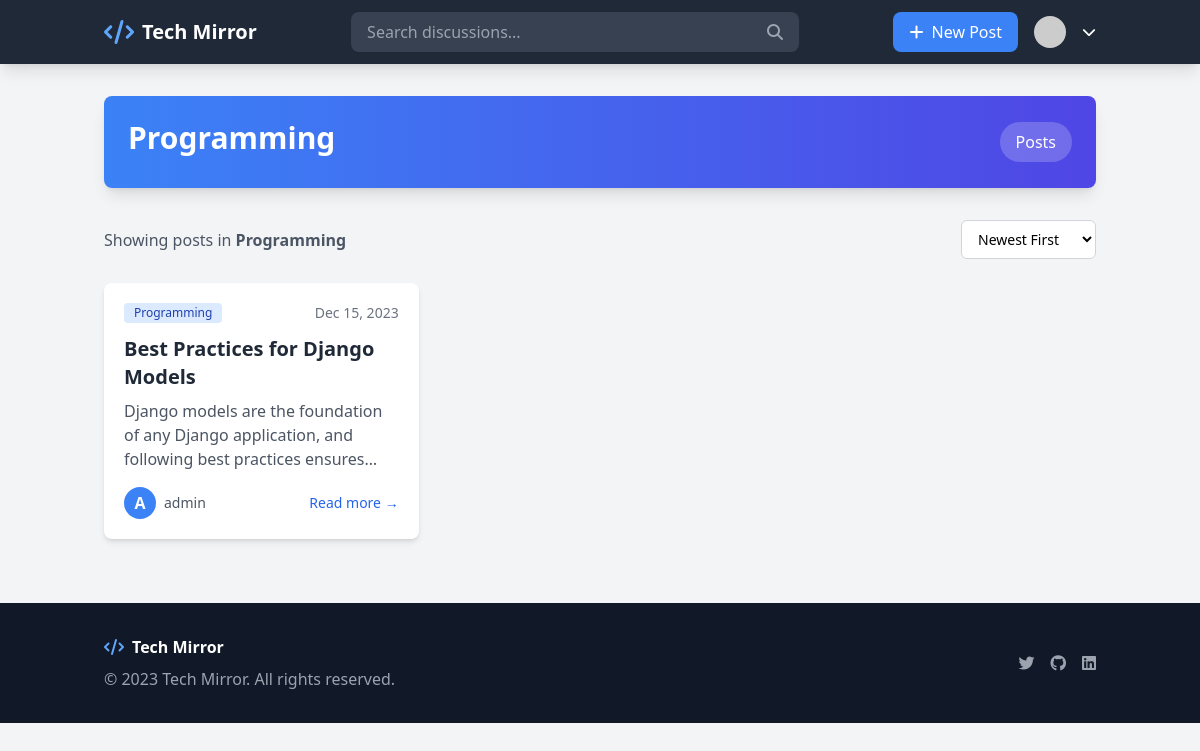
The page /category/1/ on the database as committed earlier.
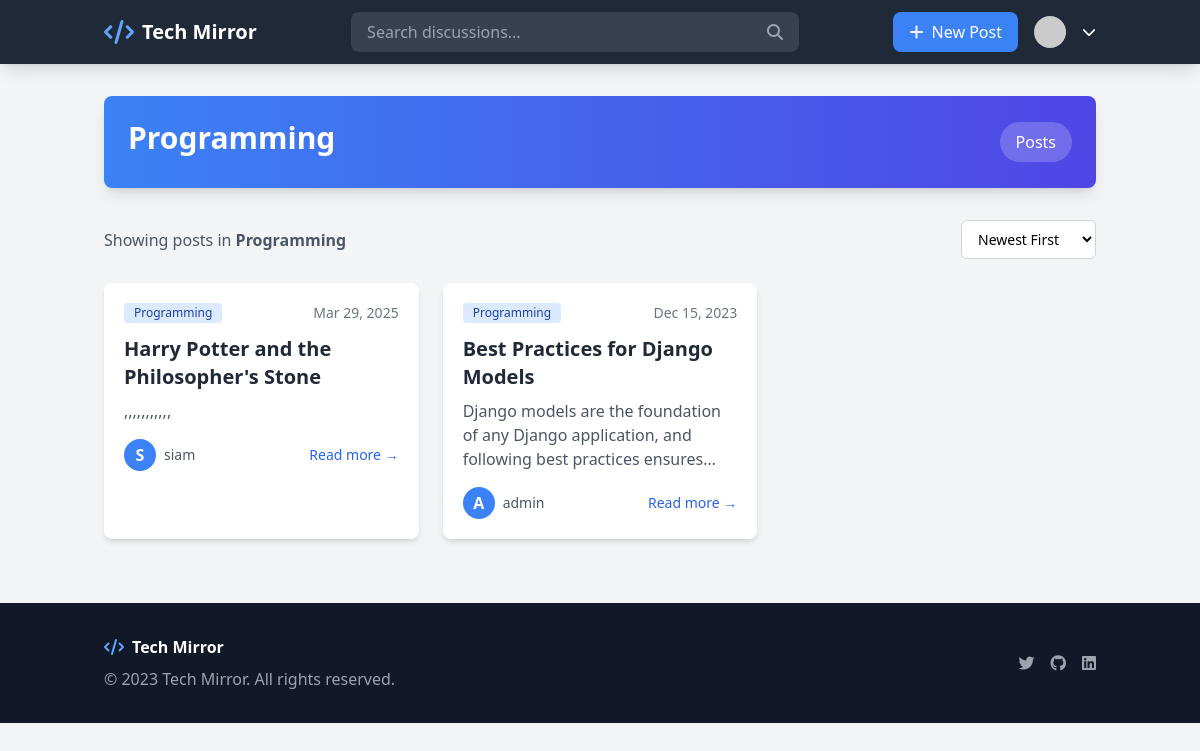
The same page on the database as committed later.
### forumapp/models.py (models this page shows, shortened)
class Category(models.Model):
    name = models.CharField(max_length=100, unique=True)

class Post(models.Model):
    title = models.CharField(max_length=255)
    content = models.TextField()
    author = models.ForeignKey(User, on_delete=models.CASCADE)
    tags = models.CharField(max_length=255, blank=True, default="")
    created_at = models.DateTimeField(auto_now_add=True)
    category = models.ForeignKey(Category, on_delete=models.SET_NULL, null=True)
    views = models.IntegerField(default=0)

### forumapp/views.py (the view)
# urls.py: path('category/<int:category_id>/', views.category_posts, name='category_posts'),
def category_posts(request, category_id):
    category = get_object_or_404(Category, id=category_id)
    post_list = Post.objects.filter(category=category).order_by('-created_at')
    sort = request.GET.get('sort', 'newest')
    if sort == 'oldest':
        post_list = post_list.order_by('created_at')
    elif sort == 'popular':
        post_list = post_list.order_by('-view_count')
    paginator = Paginator(post_list, 9)  # 9 posts per page
    page = request.GET.get('page', 1)
    posts = paginator.get_page(page)
    return render(request, 'category_wise_post.html', {
        'category': category,
        'posts': posts,
    })

### templates/category_wise_post.html (shortened to what this page needs)
<!DOCTYPE html>
<html lang="en">
<head>
    <script src="https://cdn.tailwindcss.com"></script>
    <link rel="stylesheet" href="https://cdnjs.cloudflare.com/ajax/libs/font-awesome/6.4.0/css/all.min.css">
</head>
<body class="bg-gray-100 min-h-screen">
    <nav class="bg-gray-800 text-white shadow-lg">
        <div class="container mx-auto px-4 py-3 flex justify-between items-center">
            <div class="flex items-center space-x-2">
                <a href="dashboard.html" class="flex items-center space-x-2">
                    <i class="fas fa-code text-blue-400 text-2xl"></i>
                    <span class="font-bold text-xl">Tech Mirror</span>
                </a>
            </div>
            <div class="hidden md:block flex-grow max-w-md mx-4">
                <div class="relative">
                    <input type="text" placeholder="Search discussions..."
                        class="w-full bg-gray-700 text-white px-4 py-2 rounded-lg focus:outline-none focus:ring-2 focus:ring-blue-500">
                    <button class="absolute right-0 top-0 h-full px-4 text-gray-400">
                        <i class="fas fa-search"></i>
                    </button>
                </div>
            </div>
            <div class="flex items-center space-x-4">
                <a href="{% url 'create-post' %}" class="bg-blue-500 hover:bg-blue-600 px-4 py-2 rounded-lg">
                    <i class="fas fa-plus mr-1"></i> New Post
                </a>
                <div class="relative" id="userMenuContainer">
                    <button class="flex items-center space-x-2" id="userMenuButton">
                        <img src="https://via.placeholder.com/40" alt="User Avatar" class="w-8 h-8 rounded-full">
                        <i class="fas fa-chevron-down text-sm"></i>
                    </button>
                </div>
            </div>
        </div>
    </nav>
    <div class="container mx-auto px-4 py-8">
        <div class="bg-gradient-to-r from-blue-500 to-indigo-600 rounded-lg shadow-lg p-6 mb-8">
            <div class="flex items-center justify-between">
                <div>
                    <h1 class="text-3xl font-bold text-white">{{ category.name }}</h1>
                </div>
                <div class="bg-white bg-opacity-20 rounded-full px-4 py-2">
                    <span class="text-white font-medium">{{ posts.count }} Posts</span>
                </div>
            </div>
        </div>
        <div class="flex flex-col md:flex-row justify-between items-center mb-6">
            <div class="text-gray-600 mb-4 md:mb-0">
                Showing posts in <span class="font-semibold">{{ category.name }}</span>
            </div>
            <div class="flex space-x-2">
                <select id="sortOrder"
                    class="bg-white border border-gray-300 rounded-md px-3 py-2 text-sm focus:outline-none focus:ring-2 focus:ring-blue-500">
                    <option value="newest">Newest First</option>
                </select>
            </div>
        </div>
        <div class="grid grid-cols-1 md:grid-cols-2 lg:grid-cols-3 gap-6">
            {% for post in posts %}
            <div
                class="bg-white rounded-lg shadow-md overflow-hidden transition-transform duration-300 hover:shadow-lg hover:-translate-y-1">
                <div class="p-5">
                    <div class="flex items-center mb-3">
                        <span class="bg-blue-100 text-blue-800 text-xs font-medium px-2.5 py-0.5 rounded">{{ category.name }}</span>
                        <span class="text-gray-500 text-sm ml-auto">{{ post.created_at|date:"M d, Y" }}</span>
                    </div>
                    <h2 class="text-xl font-bold mb-2 text-gray-800 hover:text-blue-600">
                        <a href="{% url 'post-detail' post.id %}">{{ post.title }}</a>
                    </h2>
                    <p class="text-gray-600 mb-4 line-clamp-3">{{ post.excerpt|default:post.content|truncatewords:25 }}
                    </p>
                    <div class="flex items-center justify-between">
                        <div class="flex items-center">
                            {% if post.author.profile_image %}
                            <img src="{{ post.author.profile_image.url }}" alt="{{ post.author.username }}"
                                class="w-8 h-8 rounded-full mr-2">
                            {% else %}
                            <div class="w-8 h-8 rounded-full bg-blue-500 flex items-center justify-center mr-2">
                                <span class="text-white font-bold">{{ post.author.username|first|upper }}</span>
                            </div>
                            {% endif %}
                            <span class="text-sm text-gray-600">{{ post.author.username }}</span>
                        </div>
                        <a href="{% url 'post-detail' post.id %}"
                            class="text-blue-600 hover:text-blue-800 text-sm font-medium">Read more →</a>
                    </div>
                </div>
            </div>
            {% empty %}
            <div class="col-span-full bg-gray-50 rounded-lg p-8 text-center">
                <i class="fas fa-folder-open text-gray-400 text-5xl mb-4"></i>
                <h3 class="text-xl font-medium text-gray-700 mb-2">No posts found</h3>
                <p class="text-gray-500">There are no posts in this category yet.</p>
            </div>
            {% endfor %}
        </div>
    </div>
    <footer class="bg-gray-900 text-white py-8 mt-8">
        <div class="container mx-auto px-4">
            <div class="flex flex-col md:flex-row justify-between items-center">
                <div class="mb-4 md:mb-0">
                    <div class="flex items-center space-x-2">
                        <i class="fas fa-code text-blue-400"></i>
                        <span class="font-bold">Tech Mirror</span>
                    </div>
                    <p class="text-gray-400 mt-2">© 2023 Tech Mirror. All rights reserved.</p>
                </div>
                <div class="flex space-x-4">
                    <a href="#" class="text-gray-400 hover:text-white"><i class="fab fa-twitter"></i></a>
                    <a href="#" class="text-gray-400 hover:text-white"><i class="fab fa-github"></i></a>
                    <a href="#" class="text-gray-400 hover:text-white"><i class="fab fa-linkedin"></i></a>
                </div>
            </div>
        </div>
    </footer>
</body>
</html>

Rows that differ between the two databases and show on the page:
added Post: {{ category.name }} "Programming", created_at "Mar 29, 2025", title "Harry Potter and the Philosopher's Stone", excerpt ",,,,,,,,,,,", author.username|first "S", author.username "siam"
